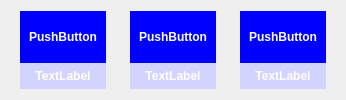
        <widget class="QWidget" name="widget_11" native="true">
         <layout class="QHBoxLayout" name="horizontalLayout_9">
          <item>
           <widget class="QWidget" name="widget_21" native="true">
            <layout class="QVBoxLayout" name="verticalLayout_23" stretch="2,1">
             <property name="spacing">
              <number>0</number>
             </property>
             <property name="topMargin">
              <number>0</number>
             </property>
             <property name="bottomMargin">
              <number>0</number>
             </property>
             <item>
              <widget class="QWidget" name="widget_24" native="true">
               <property name="styleSheet">
                <string notr="true">QWidget{
 background-color: blue;
border: none

}</string>
               </property>
               <layout class="QVBoxLayout" name="verticalLayout_26">
                <item>
                 <widget class="QPushButton" name="pushButton_5">
                  <property name="sizePolicy">
                   <sizepolicy hsizetype="Minimum" vsizetype="Expanding">
                    <horstretch>0</horstretch>
                    <verstretch>0</verstretch>
                   </sizepolicy>
                  </property>
                  <property name="styleSheet">
                   <string notr="true">QPushButton{
 color: white;
 border : none;
	font: 8pt &quot;MS Shell Dlg 2&quot;;
font-weight: bold;



}</string>
                  </property>
                  <property name="text">
                   <string>PushButton</string>
                  </property>
                  <property name="autoDefault">
                   <bool>false</bool>
                  </property>
                  <property name="default">
                   <bool>false</bool>
                  </property>
                 </widget>
                </item>
               </layout>
              </widget>
             </item>
             <item>
              <widget class="QLabel" name="label_30">
               <property name="styleSheet">
                <string notr="true">QLabel{
 
	background-color: rgb(211,211,255);
color: white;
border: none;
font-weight: bold


}</string>
               </property>
               <property name="text">
                <string>TextLabel</string>
               </property>
               <property name="alignment">
                <set>Qt::AlignCenter</set>
               </property>
              </widget>
             </item>
            </layout>
           </widget>
          </item>
          <item>
           <widget class="QWidget" name="widget_22" native="true">
            <layout class="QVBoxLayout" name="verticalLayout_24" stretch="2,1">
             <property name="spacing">
              <number>0</number>
             </property>
             <property name="topMargin">
              <number>0</number>
             </property>
             <property name="bottomMargin">
              <number>0</number>
             </property>
             <item>
              <widget class="QWidget" name="widget_25" native="true">
               <property name="styleSheet">
                <string notr="true">QWidget{
 background-color: blue;
border: none

}</string>
               </property>
               <layout class="QVBoxLayout" name="verticalLayout_27">
                <item>
                 <widget class="QPushButton" name="pushButton_6">
                  <property name="sizePolicy">
                   <sizepolicy hsizetype="Minimum" vsizetype="Expanding">
                    <horstretch>0</horstretch>
                    <verstretch>0</verstretch>
                   </sizepolicy>
                  </property>
                  <property name="styleSheet">
                   <string notr="true">QPushButton{
 color: white;
 border : none;
	font: 8pt &quot;MS Shell Dlg 2&quot;;
font-weight: bold;


}</string>
                  </property>
                  <property name="text">
                   <string>PushButton</string>
                  </property>
                 </widget>
                </item>
               </layout>
              </widget>
             </item>
             <item>
              <widget class="QLabel" name="label_31">
               <property name="styleSheet">
                <string notr="true">QLabel{
 
	background-color: rgb(211,211,255);
color: white;
border: none;
font-weight: bold


}</string>
               </property>
               <property name="text">
                <string>TextLabel</string>
               </property>
               <property name="alignment">
                <set>Qt::AlignCenter</set>
               </property>
              </widget>
             </item>
            </layout>
           </widget>
          </item>
          <item>
           <widget class="QWidget" name="widget_23" native="true">
            <layout class="QVBoxLayout" name="verticalLayout_25" stretch="2,1">
             <property name="spacing">
              <number>0</number>
             </property>
             <property name="topMargin">
              <number>0</number>
             </property>
             <property name="bottomMargin">
              <number>0</number>
             </property>
             <item>
              <widget class="QWidget" name="widget_26" native="true">
               <property name="styleSheet">
                <string notr="true">QWidget{
 background-color: blue;
border: none

}</string>
               </property>
               <layout class="QVBoxLayout" name="verticalLayout_28">
                <item>
                 <widget class="QPushButton" name="pushButton_7">
                  <property name="sizePolicy">
                   <sizepolicy hsizetype="Minimum" vsizetype="Expanding">
                    <horstretch>0</horstretch>
                    <verstretch>0</verstretch>
                   </sizepolicy>
                  </property>
                  <property name="styleSheet">
                   <string notr="true">QPushButton{
 color: white;
 border : none;
	font: 8pt &quot;MS Shell Dlg 2&quot;;
font-weight: bold;



}</string>
                  </property>
                  <property name="text">
                   <string>PushButton</string>
                  </property>
                 </widget>
                </item>
               </layout>
              </widget>
             </item>
             <item>
              <widget class="QLabel" name="label_32">
               <property name="styleSheet">
                <string notr="true">QLabel{
 
	background-color: rgb(211,211,255);
color: white;
border: none;
font-weight: bold


}</string>
               </property>
               <property name="text">
                <string>TextLabel</string>
               </property>
               <property name="alignment">
                <set>Qt::AlignCenter</set>
               </property>
              </widget>
             </item>
            </layout>
           </widget>
          </item>
         </layout>
        </widget>
